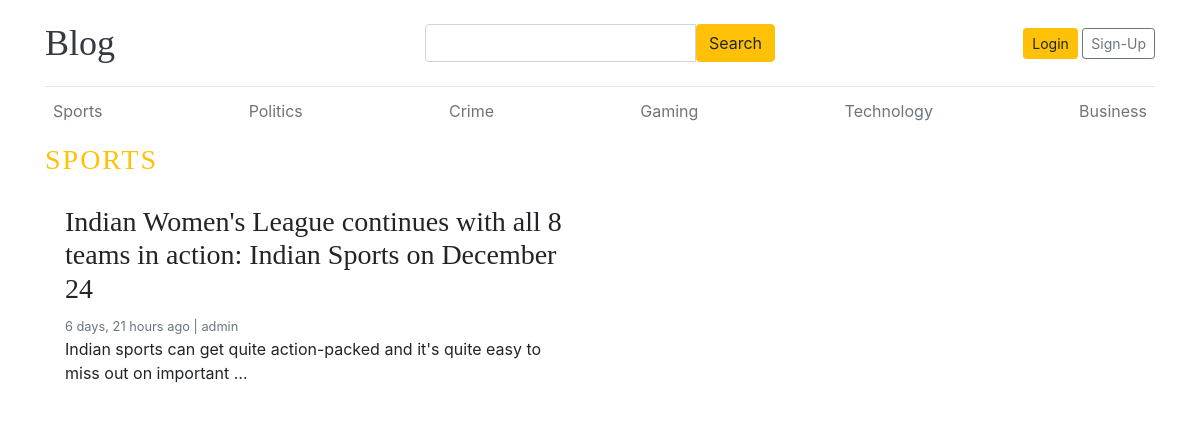
Page /category/1/ on the committed database.
### blogs/models.py (models this page shows, shortened)
class Category(models.Model) :
    category_name = models.CharField("Category", max_length = 50, unique = True)
    created_at = models.DateTimeField(auto_now_add = True)
    updated_at = models.DateTimeField(auto_now = True)
    class Meta :
        verbose_name_plural = 'categories'
    def __str__(self) :
        return self.category_name

class Blog(models.Model) :
    title = models.CharField(max_length = 100)
    slug = models.SlugField(max_length = 150, unique = True, blank = True)
    category = models.ForeignKey(Category, on_delete = models.CASCADE)
    author = models.ForeignKey(User, on_delete = models.CASCADE)
    featured_image = models.ImageField(upload_to = 'uploads/%Y/%m/%d')
    short_desc = models.TextField(max_length = 500)
    blog_body = models.TextField(max_length = 2000)
    status = models.CharField(max_length = 10, choices = STATUS_CHOICES, default = "Draft")
    is_featured = models.BooleanField(default = False)
    created_at = models.DateTimeField(auto_now_add = True)
    updated_at = models.DateTimeField(auto_now = True)

### blogs/views.py (the view)
# urls.py: path("<int:category_id>/", views.groupby_category, name = "groupby_category")
def groupby_category(request, category_id) :
    posts = Blog.objects.filter(category = category_id, status = "Published").order_by("-created_at")
    category_name = get_object_or_404(Category, pk = category_id)
    context = {'posts' : posts, 'category' : category_name}
    return render(request, "grouped_posts.html", context)

### blogs/context_processors.py (called while the page is built)
def get_categories(request) :
    categories = Category.objects.all()
    return dict(categories = categories)

def get_socials(request) :
    social_links = SocialLink.objects.all()
    return dict(socials = social_links)

### templates/grouped_posts.html (shortened to what this page needs)
{% extends 'base.html' %}
{% block content %}
<h3 class = "text-uppercase text-warning" style="letter-spacing: 2px;">{{ category }}</h3>
<div class="row mb-2">
  {% if posts%}
  {% for post in posts %}
      <div class="col-md-6">
        <div class="card border-0" >
          <div class="card-body">
            <h3>{{ post.title }}</h3>
            <small class="mb-1 text-muted">{{ post.created_at | timesince }} ago | {{ post.author }}</small>
            <p class="card-text">{{ post.short_desc | truncatewords:15 }}</p>
          </div>
        </div>
      </div>
  {% endfor %}
  {% else %}
  <div class="col-md-6">
      <br>
      <h3>No Posts Yet...<h3>
  </div>
  {% endif %}
</div>
{% endblock %}

### templates/base.html (shortened to what this page needs)
{% load static %}
<!DOCTYPE html>
<html lang="en">
<head>
    <link href="https://getbootstrap.com/docs/4.0/dist/css/bootstrap.min.css" rel="stylesheet">
    <link href="{% static 'css/blog.css' %}" rel="stylesheet">
    <link rel="stylesheet" href="https://cdnjs.cloudflare.com/ajax/libs/font-awesome/4.7.0/css/font-awesome.min.css">
  </head>
<body>
    <div class="container">
      <header class="blog-header py-3">
        <div class="row align-items-center">
        <div class="col">
          <a class="blog-header-logo text-dark" href="/">Blog</a>
        </div>
        <div class="col d-flex justify-content-center">
          <form action="{% url 'search' %}" method="GET" style="width: 100%; max-width: 400px;">
            <div class="input-group">
              <input class="form-control" type="text" name="keyword" value = {{ keyword }}>
              <button class="btn btn-warning" type="submit">Search</button>
            </div>
          </form>
        </div>
        <div class="col d-flex justify-content-end">
          {% if not user.is_authenticated %}
            <a class="btn btn-sm btn-warning" href="{% url 'login' %}">Login</a>&nbsp;
            <a class="btn btn-sm btn-outline-secondary" href="{% url 'register' %}">Sign-Up</a>
          {% else %}
            <span><a href = "{% url 'dashboard' %}">Dashboard</a></span> &emsp;
            <span><a href = "{% url 'logout' %}">Logout</a></span>
          {% endif %}
        </div>
      </div>
      </header>
      <div class="nav-scroller py-1 mb-2">
        <nav class="nav d-flex justify-content-between">
          {% for cat in categories %}
          <a class="p-2 text-muted" href="{% url 'groupby_category' cat.id %}">{{ cat }}</a>
          {% endfor %}
        </nav>
      </div>
</body>
</html>
{% block content %}
{% endblock %}

### blog_main/static/css/blog.css (style rules this page uses)
.blog-header { border-bottom: 1px solid #e5e5e5; }
.blog-header-logo { font-family: "Playfair Display", Georgia, "Times New Roman", serif; font-size: 2.25rem; }
h1, h2, h3, h4, h5, h6 { font-family: "Playfair Display", Georgia, "Times New Roman", serif; }

### rows in the picture
Category: category_name "Sports", category_name "SPORTS"
Category: category_name "Politics"
Category: category_name "Crime"
Category: category_name "Gaming"
Category: category_name "Technology"
Category: category_name "Business"
Blog: title "Indian Women's League continues with all 8 teams in action: Indian Sports on December 24", created_at "6 days, 21 hours", author "admin", short_desc "Indian sports can get quite action-packed and it's quite easy to miss out on important …"
